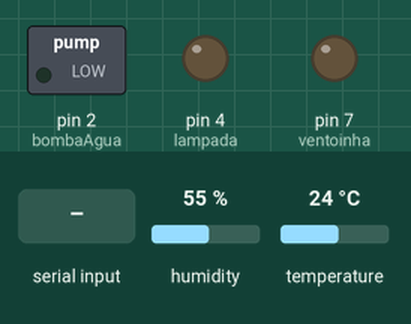
Simulated run of this sketch. Board: Arduino Uno, built with avr-gcc and run on an emulated ATmega328P. On the bench: switched loads named in the sketch (green lamp = pin HIGH), output pins drawn as LEDs (lit = HIGH). The inputs (shaded band) are chosen by the test bench; at power-on: humidity 55 %, temperature 24 °C.

Above: at 1.2 s.
1.3 s: "A" received over Serial
At 2.0 s:
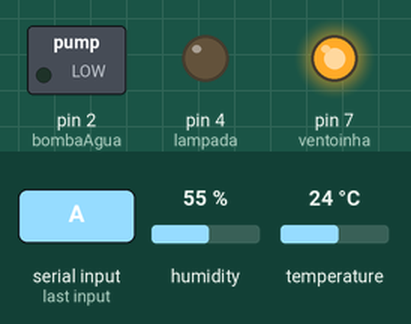
2.8 s: "B" received over Serial
At 3.1 s:
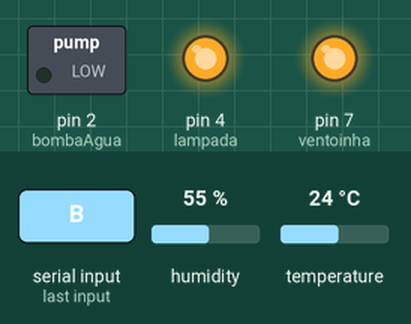
4.3 s: "C" received over Serial
At 5.5 s:
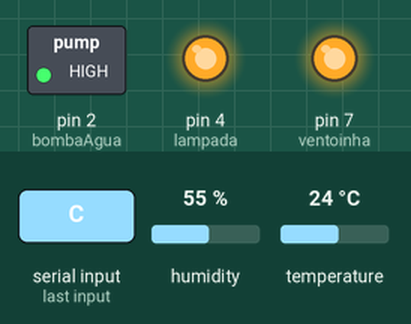
5.8 s: "D" received over Serial
At 6.6 s:
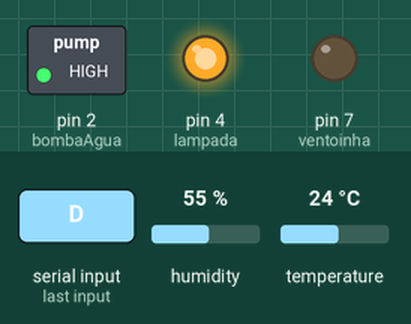
7.3 s: "E" received over Serial
At 7.8 s:
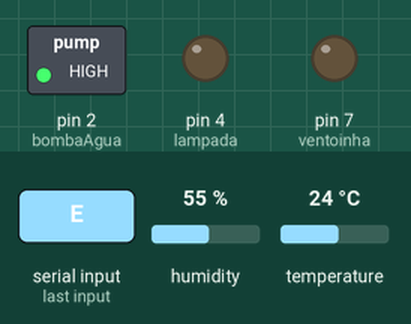
8.8 s: "F" received over Serial
At 10.1 s:
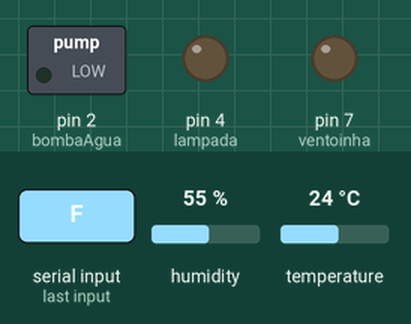
Timing chart, 0 to 11.3 s (numbered marks = the images above; inputs shaded):
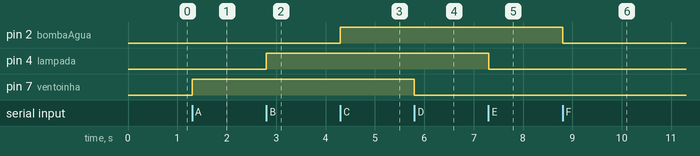

Measured:
- after the input at 1.3 s, pin 7 (ventoinha): LOW → HIGH at once
- after the input at 2.8 s, pin 4 (lampada): LOW → HIGH at once
- after the input at 4.3 s, pin 2 (bombaAgua): LOW → HIGH at once
- after the input at 5.8 s, pin 7 (ventoinha): HIGH → LOW at once
- after the input at 7.3 s, pin 4 (lampada): HIGH → LOW at once
- after the input at 8.8 s, pin 2 (bombaAgua): HIGH → LOW at once

The sketch:

arduino_estufa.ino
```cpp
#include "DHT.h"

const int gasA = A2;
char gasB[] = "";
char umidadeB[] = "";
char tempB[]= "";
const int gasD = 8;

const int pinoSensorUmidadeTerra = A1;

/* Cria o objeto dht para o sensor DHT11 no pino A0 do Arduino
*/
DHT dht(A0, DHT11);

const int ventoinha = 7;
const int lampada = 4;
const int bombaAgua = 2;
int incomingByte;

byte byteRead;

void setup() {
  // put your setup code here, to run once:
  Serial.begin(9600);
  pinMode(pinoSensorUmidadeTerra, INPUT);
  pinMode(gasD, INPUT);
  dht.begin();

  pinMode(ventoinha, OUTPUT); // seta o pino como saída
  digitalWrite(ventoinha, LOW); // seta o pino com nivel logico baixo

  pinMode(lampada, OUTPUT); // seta o pino como saída
  digitalWrite(lampada, LOW); // seta o pin

  pinMode(bombaAgua, OUTPUT); // seta o pino como saída
  digitalWrite(bombaAgua, LOW); // seta o pin

}

void loop() {
  float t = dht.readTemperature();

  if (Serial.available()) {
     switch(Serial.read())      //verifica qual caracter recebido
    {
      case 'A':                  //caso 'A'
          digitalWrite(ventoinha, HIGH);
      break;
       case 'B':                  //caso 'A'
          digitalWrite(lampada, HIGH);
      break;
       case 'C':                  //caso 'A'
          digitalWrite(bombaAgua, HIGH);
      break;
      case 'D':                  //caso 'A'
          digitalWrite(ventoinha, LOW);
      break;
       case 'E':                  //caso 'A'
          digitalWrite(lampada, LOW);
      break;
       case 'F':                  //caso 'A'
          digitalWrite(bombaAgua, LOW);
      break;
        case 'G':

        int gsValueD = digitalRead(gasD);
        int gsValueA = analogRead(gasA);

        Serial.print("g:");
        Serial.println(gsValueA);

        Serial.print("u:");
        Serial.println(String(analogRead(pinoSensorUmidadeTerra)));


        Serial.print("t:");

        Serial.print(String(t,1));
        Serial.println();
      break;
    }
   //reenvia para o computador o dado recebido
  }
}
```
